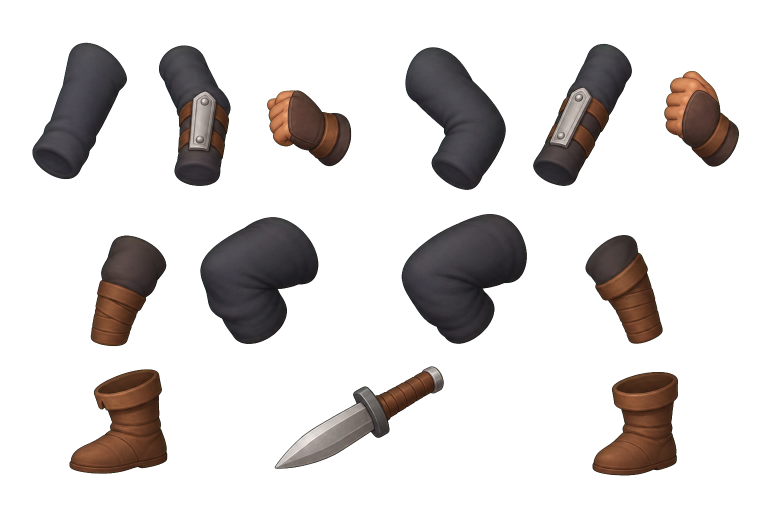
#> input picture source_assets/monsters/generated_parts/thief_raider_v9/01_generated_sheets/sheet_b_limbs_alpha.png, 1536 x 1024 px (shown at 1/2 size)
$ python extract_sheet_b.py
#> lines starting #> are read from the running program, lines starting #| are printed output that depends on the picture; after the words box and inside, x2 and y2 are one past the last pixel; in counts of white or black regions, pixels touching at a corner belong together
#> in main, rgba is the input picture: shape (1024, 1536, 4); mean R, G, B, A 17.2, 13.8, 12.7, 55.4
#!/usr/bin/env python3
"""Extract and strictly classify v9 Sheet B limb donors."""

from __future__ import annotations

import json
import math
from pathlib import Path

import cv2
import numpy as np
from PIL import Image, ImageDraw, ImageFont


ROOT = Path(__file__).resolve().parent
SOURCE = ROOT / "01_generated_sheets/sheet_b_limbs_alpha.png"
OUT = ROOT / "02_extracted_donors/sheet_b"
MANIFEST = ROOT / "02_extracted_donors/sheet_b.manifest.json"
CONTACT = ROOT / "02_extracted_donors/sheet_b.contact.png"

EXPECTED = {
    "near_upper_arm": (159, 220),
    "near_forearm": (392, 230),
    "near_dagger_hand": (618, 254),
    "far_upper_arm": (913, 233),
    "far_forearm": (1167, 230),
    "far_strap_hand": (1400, 238),
    "near_shin": (249, 576),
    "near_thigh": (514, 553),
    "far_thigh": (928, 548),
    "far_shin": (1252, 574),
    "near_boot": (253, 852),
    "dagger": (720, 839),
    "far_boot": (1284, 852),
}

CLASSIFICATION = {
    "near_upper_arm": (
        "rejected_open_socket",
        ["distal end is a visible hollow sleeve tube"],
    ),
    "near_forearm": (
        "rejected_open_socket",
        ["wrist end is a visible hollow cuff/tube"],
    ),
    "near_dagger_hand": (
        "rejected_wrong_grip",
        ["closed fist does not preserve the reference dagger grip"],
    ),
    "far_upper_arm": (
        "rejected_open_socket",
        ["distal end is a visible hollow sleeve tube"],
    ),
    "far_forearm": (
        "rejected_open_socket",
        ["wrist end is a visible hollow cuff/tube"],
    ),
    "far_strap_hand": (
        "rejected_wrong_grip",
        ["closed fist does not preserve the reference strap grip"],
    ),
    "near_shin": (
        "donor_only_joint_review",
        ["may supply hidden knee/ankle fill; visible master pixels must cover it"],
    ),
    "near_thigh": (
        "donor_only_joint_review",
        ["solid volume is usable only beneath current-master visible pixels"],
    ),
    "far_thigh": (
        "donor_only_joint_review",
        ["solid volume is usable only beneath current-master visible pixels"],
    ),
    "far_shin": (
        "donor_only_joint_review",
        ["may supply hidden knee/ankle fill; visible master pixels must cover it"],
    ),
    "near_boot": (
        "rejected_open_boot",
        ["boot shaft is an explicit hollow opening"],
    ),
    "dagger": (
        "donor_only_identity_review",
        ["geometry is plausible but current-master blade remains the visible source"],
    ),
    "far_boot": (
        "rejected_open_boot",
        ["boot shaft is an explicit hollow opening"],
    ),
}


def _components(alpha: np.ndarray) -> list[dict[str, object]]:
    count, labels, stats, centroids = cv2.connectedComponentsWithStats(
        (alpha > 32).astype(np.uint8), 8
    )
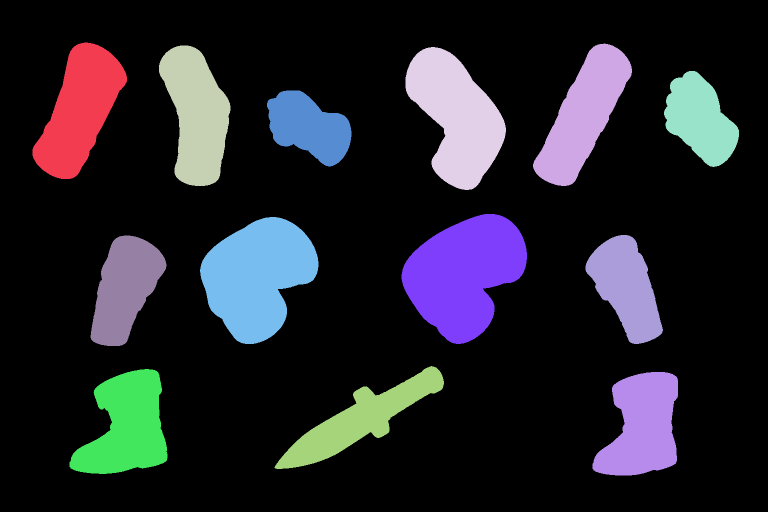
#> labels: shape (1024, 1536) int32 (shown at 1/2 size); 14 distinct labels, from 0 to 13; one colour per label, 0 black
#> count = 14; stats = 14 rows, first 6: [0, 0, 1536, 1024, 1228367], [65, 85, 189, 273, 28341], [1066, 87, 198, 285, 26923], [318, 91, 143, 281, 26280], [811, 94, 201, 286, 33561], [1328, 142, 150, 192, 17749]; centroids = 14 rows, first 8: [774.9, 520.7], [158.8, 220.3], [1166.6, 229.6], [392.4, 229.7], [912.5, 233.1], [1400.1, 238.3], [617.6, 253.8], [928, 548.1]
    found = []
    for label in range(1, count):
        x, y, width, height, area = map(int, stats[label])
        if area < 50:
            continue
        found.append(
            {
                "bbox": [x, y, width, height],
                "area": area,
                "center": [float(centroids[label][0]), float(centroids[label][1])],
                "mask": labels == label,
            }
        )
#> this loop made 13 passes
#> (x, y, width, height, area) on passes 1 to 12: (65, 85, 189, 273, 28341), (1066, 87, 198, 285, 26923), (318, 91, 143, 281, 26280), (811, 94, 201, 286, 33561), (1328, 142, 150, 192, 17749), (534, 181, 169, 152, 16425), (803, 428, 251, 260, 42129), (400, 434, 237, 254, 39563), (181, 471, 152, 221, 20917), (1171, 470, 155, 218, 19618), (549, 732, 339, 206, 21786), (139, 738, 196, 210, 26405)
#> after the loop, found = 13 items
    return found


def _crop(rgba: np.ndarray, mask: np.ndarray, padding: int = 8) -> tuple[np.ndarray, list[int]]:
    ys, xs = np.where(mask)
    x0 = max(0, int(xs.min()) - padding)
    y0 = max(0, int(ys.min()) - padding)
    x1 = min(rgba.shape[1], int(xs.max()) + padding + 1)
    y1 = min(rgba.shape[0], int(ys.max()) + padding + 1)
    crop = rgba[y0:y1, x0:x1].copy()
    local = mask[y0:y1, x0:x1]
    crop[~local] = (0, 0, 0, 0)
    return crop, [x0, y0, x1 - x0, y1 - y0]


def _font(size: int) -> ImageFont.ImageFont:
    try:
        return ImageFont.truetype("C:/Windows/Fonts/arial.ttf", size)
    except OSError:
        return ImageFont.load_default()


def main() -> None:
    rgba = np.asarray(Image.open(SOURCE).convert("RGBA"), dtype=np.uint8)
    remaining = _components(rgba[:, :, 3])
#> remaining = 13 items
    if len(remaining) != 13:
        raise RuntimeError(f"expected 13 generated parts, found {len(remaining)}")

    assignments: dict[str, dict[str, object]] = {}
    for semantic, target in EXPECTED.items():
        best = min(
            remaining,
            key=lambda item: math.hypot(
                float(item["center"][0]) - target[0],
                float(item["center"][1]) - target[1],
            ),
        )
        distance = math.hypot(
            float(best["center"][0]) - target[0],
            float(best["center"][1]) - target[1],
        )
        if distance > 20:
            raise RuntimeError(f"{semantic}: nearest component is {distance:.1f}px away")
        assignments[semantic] = best
        remaining.remove(best)
#> this loop made 13 passes
#> distance on passes 1 to 12: 0.362, 0.549, 0.477, 0.529, 0.61, 0.329, 0.443, 0.539, 0.138, 0.395, 0.662, 0.509
#> after the loop, assignments = 13 items; remaining = []
    if remaining:
        raise RuntimeError(f"unassigned components: {len(remaining)}")

    OUT.mkdir(parents=True, exist_ok=True)
    for stale in OUT.glob("*.png"):
        stale.unlink()
    records = []
    for index, semantic in enumerate(EXPECTED):
        item = assignments[semantic]
        crop, bbox = _crop(rgba, item["mask"])
        filename = f"{index:02d}_{semantic}.png"
        Image.fromarray(crop, "RGBA").save(OUT / filename)
        status, warnings = CLASSIFICATION[semantic]
        records.append(
            {
                "index": index,
                "semantic": semantic,
                "file": f"{OUT.name}/{filename}",
                "source_bbox": bbox,
                "source_center": item["center"],
                "alpha_area": int(item["area"]),
                "status": status,
                "warnings": warnings,
                "allowed_use": (
                    "none" if status.startswith("rejected")
                    else "hidden_overlap_donor_only"
                ),
            }
        )
#> this loop made 13 passes
#> (x0 in _crop, y0 in _crop, x1 in _crop, y1 in _crop, bbox) on passes 1 to 12: (57, 77, 262, 366, [57, 77, 205, 289]), (310, 83, 469, 380, [310, 83, 159, 297]), (526, 173, 711, 341, [526, 173, 185, 168]), (803, 86, 1020, 388, [803, 86, 217, 302]), (1058, 79, 1272, 380, [1058, 79, 214, 301]), (1320, 134, 1486, 342, [1320, 134, 166, 208]), (173, 463, 341, 700, [173, 463, 168, 237]), (392, 426, 645, 696, [392, 426, 253, 270]), (795, 420, 1062, 696, [795, 420, 267, 276]), (1163, 462, 1334, 696, [1163, 462, 171, 234]), (131, 730, 343, 956, [131, 730, 212, 226]), (541, 724, 896, 946, [541, 724, 355, 222])
#> pass 1, in _crop, `crop = rgba[y0:y1, x0:x1].copy()`:
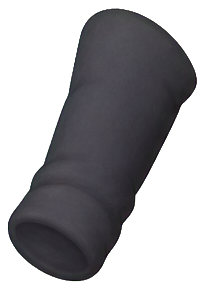
#> crop: shape (289, 205, 4); mean R, G, B, A 29.2, 28.3, 31.4, 121.1; transparent parts drawn white
#> pass 1, in _crop, `local = mask[y0:y1, x0:x1]`:
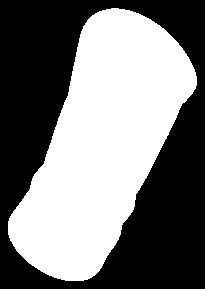
#> local: shape (289, 205) bool; 47.8% white; 1 white region, box (x1, y1, x2, y2) and area: (8, 8, 197, 281) 28341
#> pass 2, in _crop (call 2), `crop = rgba[y0:y1, x0:x1].copy()`:
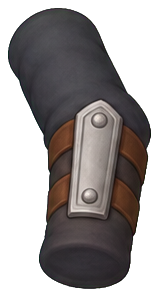
#> crop: shape (297, 159, 4); mean R, G, B, A 44.4, 39.9, 39.5, 140.8; transparent parts drawn white
#> after the loop:
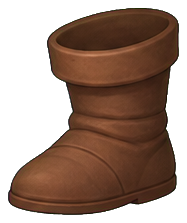
#> crop: shape (223, 187, 4); mean R, G, B, A 57.2, 34.3, 22.1, 150.4; transparent parts drawn white
#> after the loop, records = 13 items

    tile_w, tile_h, cols = 300, 255, 4
    rows = math.ceil(len(records) / cols)
#> rows = 4
    contact = Image.new("RGB", (cols * tile_w, rows * tile_h), (30, 33, 39))
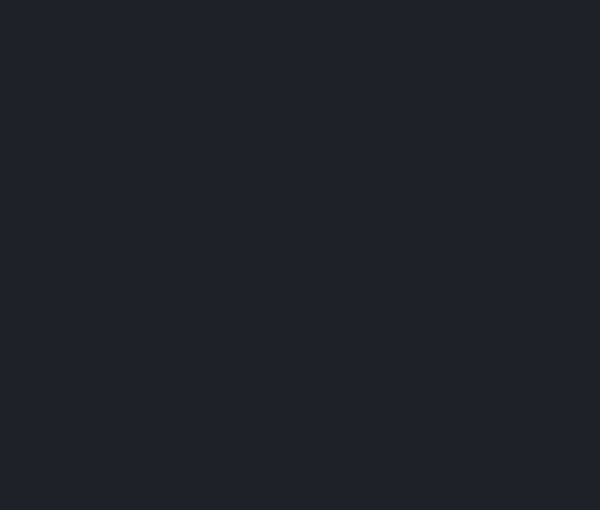
#> contact: PIL image 1200x1020 RGB (shown at 1/2 size); mean R, G, B 30, 33, 39
    draw = ImageDraw.Draw(contact)
    label_font, state_font = _font(17), _font(14)
    for record in records:
        donor = Image.open(ROOT / "02_extracted_donors" / record["file"]).convert("RGBA")
        donor.thumbnail((tile_w - 24, tile_h - 65), Image.Resampling.LANCZOS)
        index = int(record["index"])
#> index = 0
        col, row = index % cols, index // cols
#> col = 0; row = 0
        x = col * tile_w + (tile_w - donor.width) // 2
#> x = 82
        y = row * tile_h + 54 + (tile_h - 58 - donor.height) // 2
#> y = 57
        contact.paste(donor, (x, y), donor)
        left, top = col * tile_w + 8, row * tile_h + 7
#> left = 8; top = 7
        draw.text((left, top), str(record["semantic"]), fill=(240, 240, 240), font=label_font)
        status = str(record["status"])
#> status = 'rejected_open_socket'
        color = (245, 184, 78) if status.startswith("donor") else (244, 92, 92)
#> color = (244, 92, 92)
        draw.text((left, top + 23), status, fill=color, font=state_font)
    contact.save(CONTACT)
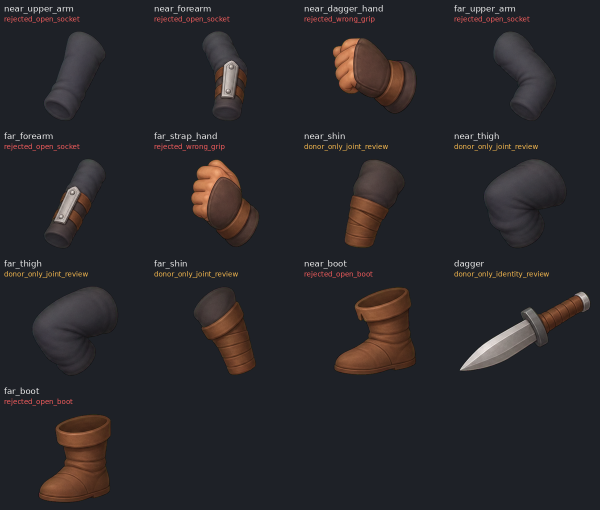
#> saved as sheet_b.contact.png: PIL image 1200x1020 RGB (shown at 1/2 size); mean R, G, B 40.1, 38.9, 42.6

    rejected = sum(str(record["status"]).startswith("rejected") for record in records)
#> rejected = 8
    donor_only = len(records) - rejected
#> donor_only = 5
    manifest = {
        "schema_version": 1,
        "source": SOURCE.relative_to(ROOT).as_posix(),
        "component_count": 13,
        "logical_part_count": len(records),
        "identity_source": "00_reference/current_master.png",
        "status": "rejected_as_complete_sheet",
        "summary": {"donor_only": donor_only, "rejected": rejected},
        "parts": records,
    }
    MANIFEST.parent.mkdir(parents=True, exist_ok=True)
    MANIFEST.write_text(json.dumps(manifest, indent=2), encoding="utf-8")
    print(
        "THIEF_V9_SHEET_B_EXTRACT_PASS "
        f"components=13 donor_only={donor_only} rejected={rejected}"
    )
#| THIEF_V9_SHEET_B_EXTRACT_PASS components=13 donor_only=5 rejected=8


if __name__ == "__main__":
    main()
